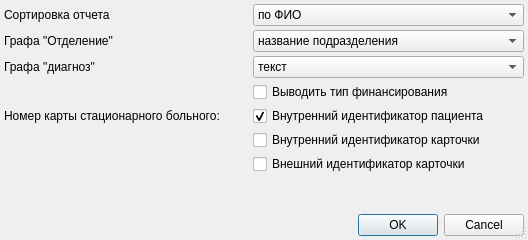
<?xml version="1.0" encoding="UTF-8"?>
<ui version="4.0">
 <class>ReportF001SetupDialog</class>
 <widget class="QDialog" name="ReportF001SetupDialog">
  <property name="windowModality">
   <enum>Qt::ApplicationModal</enum>
  </property>
  <property name="geometry">
   <rect>
    <x>0</x>
    <y>0</y>
    <width>528</width>
    <height>240</height>
   </rect>
  </property>
  <property name="windowTitle">
   <string>параметры отчёта</string>
  </property>
  <property name="sizeGripEnabled">
   <bool>true</bool>
  </property>
  <layout class="QGridLayout">
   <property name="margin">
    <number>4</number>
   </property>
   <property name="spacing">
    <number>4</number>
   </property>
   <item row="9" column="0">
    <spacer>
     <property name="orientation">
      <enum>Qt::Vertical</enum>
     </property>
     <property name="sizeHint" stdset="0">
      <size>
       <width>129</width>
       <height>20</height>
      </size>
     </property>
    </spacer>
   </item>
   <item row="10" column="0" colspan="2">
    <widget class="QDialogButtonBox" name="buttonBox">
     <property name="orientation">
      <enum>Qt::Horizontal</enum>
     </property>
     <property name="standardButtons">
      <set>QDialogButtonBox::Cancel|QDialogButtonBox::Ok</set>
     </property>
    </widget>
   </item>
   <item row="4" column="0">
    <widget class="QLabel" name="label">
     <property name="text">
      <string>Номер карты стационарного больного:</string>
     </property>
    </widget>
   </item>
   <item row="0" column="0">
    <widget class="QLabel" name="lblCondSort">
     <property name="text">
      <string>Сортировка отчета</string>
     </property>
    </widget>
   </item>
   <item row="0" column="1">
    <widget class="QComboBox" name="cmbCondSort">
     <item>
      <property name="text">
       <string>по ФИО</string>
      </property>
     </item>
     <item>
      <property name="text">
       <string>по дате и времени поступления</string>
      </property>
     </item>
     <item>
      <property name="text">
       <string>по идентификатору пациента</string>
      </property>
     </item>
     <item>
      <property name="text">
       <string>по внутреннему идентификатору события</string>
      </property>
     </item>
     <item>
      <property name="text">
       <string>по внешнему идентификатору события</string>
      </property>
     </item>
    </widget>
   </item>
   <item row="1" column="0">
    <widget class="QLabel" name="lblCondOrgStructure">
     <property name="text">
      <string>Графа &quot;Отделение&quot;</string>
     </property>
    </widget>
   </item>
   <item row="1" column="1">
    <widget class="QComboBox" name="cmbCondOrgStructure">
     <item>
      <property name="text">
       <string>название подразделения</string>
      </property>
     </item>
     <item>
      <property name="text">
       <string>код подразделения</string>
      </property>
     </item>
    </widget>
   </item>
   <item row="2" column="0">
    <widget class="QLabel" name="lblCondMKB">
     <property name="text">
      <string>Графа &quot;диагноз&quot;</string>
     </property>
    </widget>
   </item>
   <item row="2" column="1">
    <widget class="QComboBox" name="cmbPrintTypeMKB">
     <item>
      <property name="text">
       <string>текст</string>
      </property>
     </item>
     <item>
      <property name="text">
       <string>шифр МКБ</string>
      </property>
     </item>
     <item>
      <property name="text">
       <string>шифр МКБ и текст</string>
      </property>
     </item>
    </widget>
   </item>
   <item row="4" column="1">
    <widget class="QCheckBox" name="chkClientId">
     <property name="text">
      <string>Внутренний идентификатор пациента</string>
     </property>
     <property name="checked">
      <bool>true</bool>
     </property>
    </widget>
   </item>
   <item row="5" column="1">
    <widget class="QCheckBox" name="chkEventId">
     <property name="text">
      <string>Внутренний идентификатор карточки</string>
     </property>
    </widget>
   </item>
   <item row="6" column="1">
    <widget class="QCheckBox" name="chkExternalEventId">
     <property name="text">
      <string>Внешний идентификатор карточки</string>
     </property>
    </widget>
   </item>
   <item row="3" column="1">
    <widget class="QCheckBox" name="chkPrintTypeEvent">
     <property name="text">
      <string>Выводить тип финансирования</string>
     </property>
    </widget>
   </item>
  </layout>
 </widget>
 <tabstops>
  <tabstop>buttonBox</tabstop>
 </tabstops>
 <resources/>
 <connections>
  <connection>
   <sender>buttonBox</sender>
   <signal>accepted()</signal>
   <receiver>ReportF001SetupDialog</receiver>
   <slot>accept()</slot>
   <hints>
    <hint type="sourcelabel">
     <x>112</x>
     <y>177</y>
    </hint>
    <hint type="destinationlabel">
     <x>102</x>
     <y>90</y>
    </hint>
   </hints>
  </connection>
  <connection>
   <sender>buttonBox</sender>
   <signal>rejected()</signal>
   <receiver>ReportF001SetupDialog</receiver>
   <slot>reject()</slot>
   <hints>
    <hint type="sourcelabel">
     <x>225</x>
     <y>177</y>
    </hint>
    <hint type="destinationlabel">
     <x>236</x>
     <y>76</y>
    </hint>
   </hints>
  </connection>
 </connections>
</ui>
